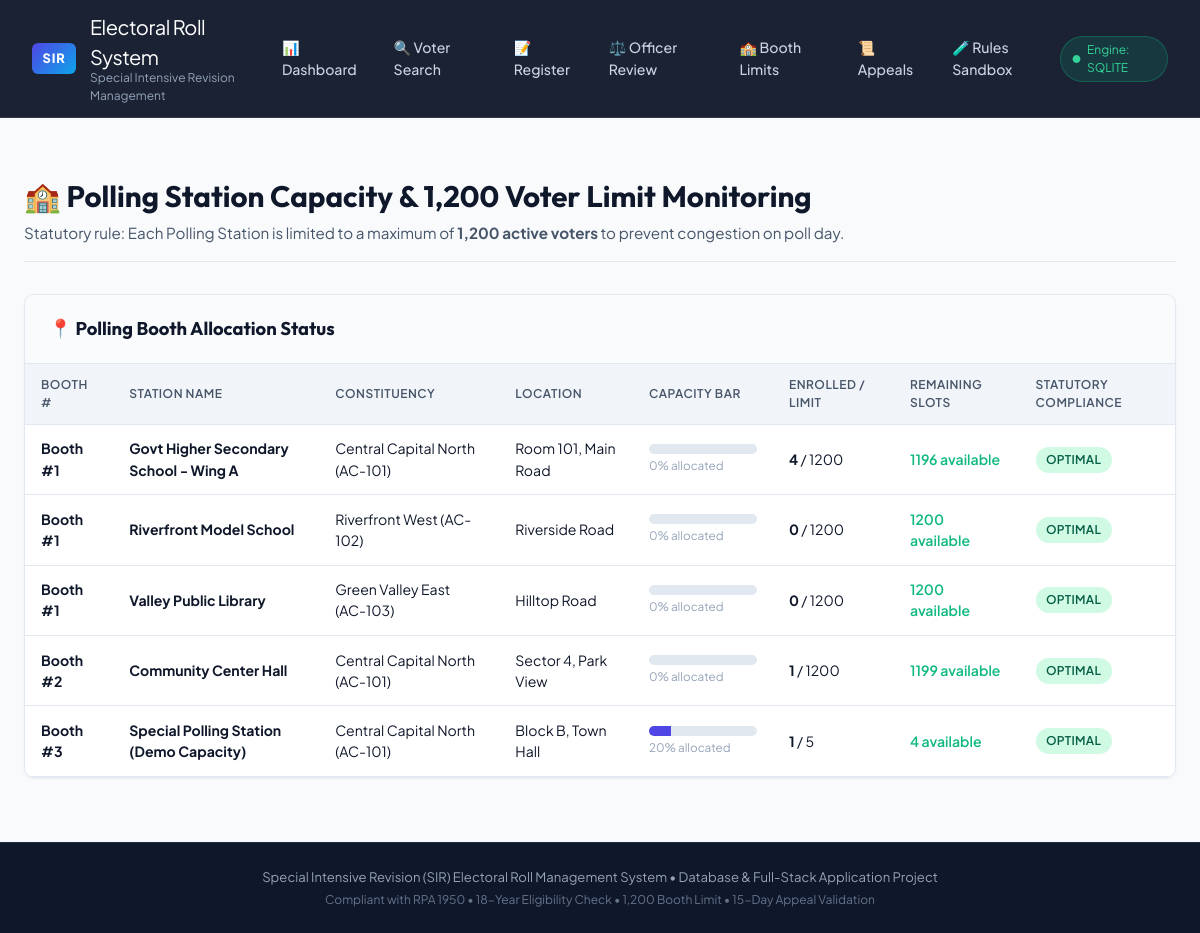
The page /booths on the database its author committed.
### tables this page shows
CREATE TABLE PollingBooth (
            booth_id INTEGER PRIMARY KEY AUTOINCREMENT,
            constituency_id INTEGER NOT NULL,
            booth_number INTEGER NOT NULL,
            booth_name TEXT NOT NULL,
            location TEXT NOT NULL,
            max_capacity INTEGER NOT NULL DEFAULT 1200,
            created_at TIMESTAMP DEFAULT CURRENT_TIMESTAMP,
            FOREIGN KEY (constituency_id) REFERENCES Constituency(constituency_id) ON DELETE RESTRICT,
            UNIQUE(constituency_id, booth_number)
        );

### app.py (the view)
@app.route("/booths")
def booths():
    booths_list = ElectoralMetadataModel.get_booths_with_stats()
    return render_template("booths.html", booths=booths_list)

### app.py (called while the page is built)
@app.context_processor
def inject_global_data():
    return {
        "db_driver": db.driver,
        "current_year": datetime.now().year,
        "active_cycle": db.query("SELECT * FROM SIRCycle WHERE status = 'Active' LIMIT 1", fetchone=True)
    }

### database.py (called while the page is built)
    def query(self, sql: str, params: Union[Tuple, List] = (), fetchone: bool = False) -> Any:
        conn = self.get_connection()
        try:
            if self.driver == "mysql":
                cursor = conn.cursor(dictionary=True)
                cursor.execute(sql, params)
                res = cursor.fetchone() if fetchone else cursor.fetchall()
                cursor.close()
                return res
            else:
                sql_sqlite = sql.replace("%s", "?")
                cursor = conn.cursor()
                cursor.execute(sql_sqlite, params)
                if fetchone:
                    row = cursor.fetchone()
                    res = dict(row) if row else None
                else:
                    res = [dict(row) for row in cursor.fetchall()]
                cursor.close()
                return res
        finally:
            conn.close()

### templates/booths.html (shortened to what this page needs)
{% extends "base.html" %}
{% block content %}
<div class="page-header">
    <div>
        <h1>🏫 Polling Station Capacity &amp; 1,200 Voter Limit Monitoring</h1>
        <p>Statutory rule: Each Polling Station is limited to a maximum of <strong>1,200 active voters</strong> to prevent congestion on poll day.</p>
    </div>
</div>
<div class="card">
    <div class="card-header">
        <h3>📍 Polling Booth Allocation Status</h3>
    </div>
    <div class="table-responsive">
        <table>
            <thead>
                <tr>
                    <th>Booth #</th>
                    <th>Station Name</th>
                    <th>Constituency</th>
                    <th>Location</th>
                    <th>Capacity Bar</th>
                    <th>Enrolled / Limit</th>
                    <th>Remaining Slots</th>
                    <th>Statutory Compliance</th>
                </tr>
            </thead>
            <tbody>
                {% for b in booths %}
                {% set pct = (b.enrolled_voters / b.max_capacity * 100) | round | int %}
                <tr>
                    <td><strong>Booth #{{ b.booth_number }}</strong></td>
                    <td><strong>{{ b.booth_name }}</strong></td>
                    <td>{{ b.constituency_name }} ({{ b.constituency_code }})</td>
                    <td>{{ b.location }}</td>
                    <td style="min-width: 140px;">
                        <div style="background: #e2e8f0; height: 10px; border-radius: 5px; overflow: hidden;">
                            <div style="background: {% if pct >= 100 %}var(--danger){% elif pct >= 80 %}var(--warning){% else %}var(--primary){% endif %}; width: {{ [pct, 100] | min }}%; height: 100%;"></div>
                        </div>
                        <small style="color: var(--text-muted);">{{ pct }}% allocated</small>
                    </td>
                    <td><strong>{{ b.enrolled_voters }}</strong> / {{ b.max_capacity }}</td>
                    <td>
                        {% if b.slots_remaining <= 0 %}
                            <span style="color: var(--danger); font-weight: 700;">0 (Full)</span>
                        {% else %}
                            <span style="color: var(--success); font-weight: 600;">{{ b.slots_remaining }} available</span>
                        {% endif %}
                    </td>
                    <td>
                        {% if b.enrolled_voters >= b.max_capacity %}
                            <span class="badge badge-rejected">CAPACITY REACHED</span>
                        {% elif pct >= 85 %}
                            <span class="badge badge-pending">NEARING LIMIT</span>
                        {% else %}
                            <span class="badge badge-approved">OPTIMAL</span>
                        {% endif %}
                    </td>
                </tr>
                {% endfor %}
            </tbody>
        </table>
    </div>
</div>
{% endblock %}

### static/css/style.css (style rules this page uses)
:root { --primary: #4f46e5; --primary-hover: #4338ca; --primary-light: #e0e7ff; --secondary: #0ea5e9; --success: #10b981; --success-light: #d1fae5; --warning: #f59e0b; --warning-light: #fef3c7; --danger: #ef4444; --danger-light: #fee2e2; --purple: #8b5cf6; --bg-main: #f8fafc; --card-bg: #ffffff; --card-border: #e2e8f0; --text-primary: #0f172a; --text-secondary: #475569; --text-muted: #94a3b8; --header-bg: rgba(15, 23, 42, 0.95); --header-text: #ffffff; --radius-sm: 6px; --radius-md: 10px; --radius-lg: 16px; --shadow-sm: 0 1px 3px rgba(0, 0, 0, 0.05); --shadow-md: 0 4px 6px -1px rgba(0, 0, 0, 0.07), 0 2px 4px -2px rgba(0, 0, 0, 0.05); --shadow-lg: 0 10px 15px -3px rgba(0, 0, 0, 0.08), 0 4px 6px -4px rgba(0, 0, 0, 0.03); --transition: all 0.2s cubic-bezier(0.4, 0, 0.2, 1); }
* { margin: 0; padding: 0; box-sizing: border-box; }
body { font-family: 'Plus Jakarta Sans', -apple-system, BlinkMacSystemFont, sans-serif; background-color: var(--bg-main); color: var(--text-primary); line-height: 1.5; min-height: 100vh; display: flex; flex-direction: column; }
h1, h2, h3, h4, .brand-text { font-family: 'Outfit', sans-serif; font-weight: 700; }
.page-header { display: flex; justify-content: space-between; align-items: flex-end; margin-bottom: 2rem; padding-bottom: 1rem; border-bottom: 1px solid var(--card-border); }
.page-header h1 { font-size: 1.85rem; color: var(--text-primary); display: flex; align-items: center; gap: 0.5rem; }
.page-header p { color: var(--text-secondary); font-size: 0.95rem; margin-top: 0.25rem; }
.card { background: var(--card-bg); border: 1px solid var(--card-border); border-radius: var(--radius-md); box-shadow: var(--shadow-sm); margin-bottom: 2rem; overflow: hidden; }
.card-header { padding: 1.25rem 1.5rem; border-bottom: 1px solid var(--card-border); display: flex; justify-content: space-between; align-items: center; background: #fafbfc; }
.card-header h2, .card-header h3 { font-size: 1.15rem; font-weight: 700; display: flex; align-items: center; gap: 0.5rem; }
.table-responsive { overflow-x: auto; }
table { width: 100%; border-collapse: collapse; text-align: left; font-size: 0.88rem; }
th { background: #f1f5f9; color: #475569; font-weight: 600; padding: 0.75rem 1rem; border-bottom: 1px solid var(--card-border); text-transform: uppercase; font-size: 0.75rem; letter-spacing: 0.5px; }
td { padding: 0.85rem 1rem; border-bottom: 1px solid var(--card-border); color: var(--text-primary); vertical-align: middle; }
.badge { display: inline-flex; align-items: center; padding: 0.25rem 0.65rem; border-radius: 9999px; font-size: 0.75rem; font-weight: 600; letter-spacing: 0.3px; }
.badge-approved { background: var(--success-light); color: #065f46; }

### rows shown on the page
PollingBooth: booth_number "1", booth_name "Govt Higher Secondary School - Wing A", constituency_name "Central Capital North", constituency_code "AC-101", location "Room 101, Main Road", pct "0", enrolled_voters "4", max_capacity "1200", slots_remaining "1196", shows "OPTIMAL"
PollingBooth: booth_number "1", booth_name "Riverfront Model School", constituency_name "Riverfront West", constituency_code "AC-102", location "Riverside Road", pct "0", enrolled_voters "0", max_capacity "1200", slots_remaining "1200", shows "OPTIMAL"
PollingBooth: booth_number "1", booth_name "Valley Public Library", constituency_name "Green Valley East", constituency_code "AC-103", location "Hilltop Road", pct "0", enrolled_voters "0", max_capacity "1200", slots_remaining "1200", shows "OPTIMAL"
PollingBooth: booth_number "2", booth_name "Community Center Hall", constituency_name "Central Capital North", constituency_code "AC-101", location "Sector 4, Park View", pct "0", enrolled_voters "1", max_capacity "1200", slots_remaining "1199", shows "OPTIMAL"
PollingBooth: booth_number "3", booth_name "Special Polling Station (Demo Capacity)", constituency_name "Central Capital North", constituency_code "AC-101", location "Block B, Town Hall", pct "20", enrolled_voters "1", max_capacity "5", slots_remaining "4", shows "OPTIMAL"

### other values the page prints
{{ db_driver | upper }} "SQLITE"
